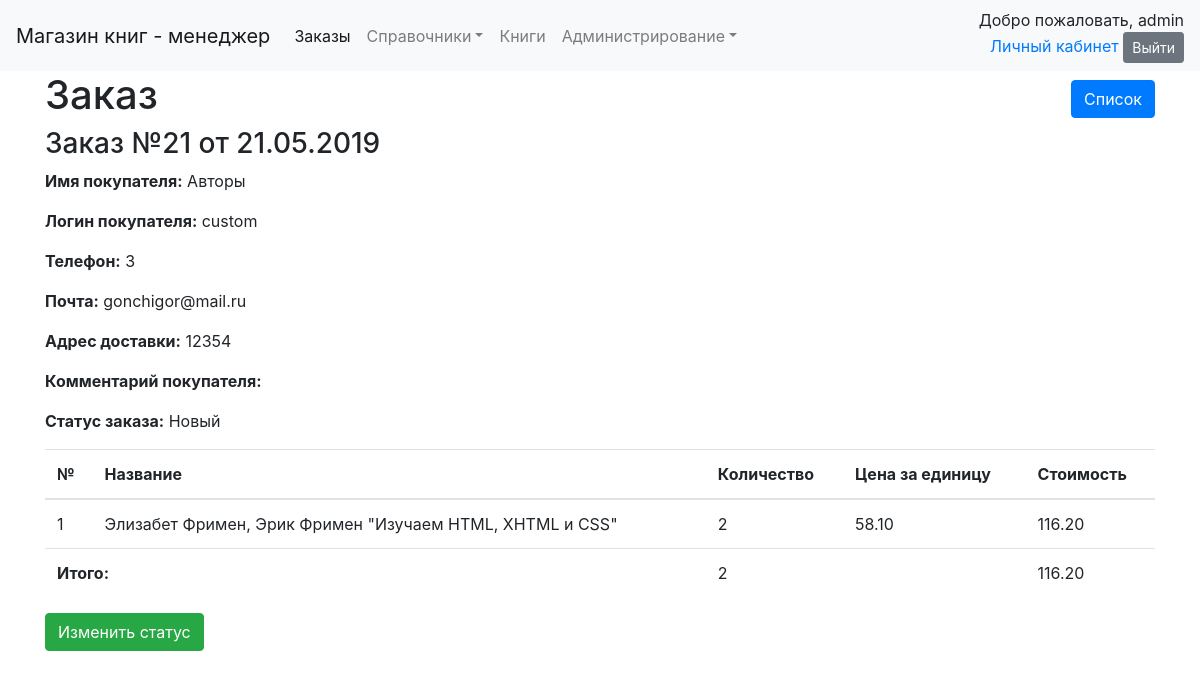
Page /order/21/ (signed in) on the earlier database version.
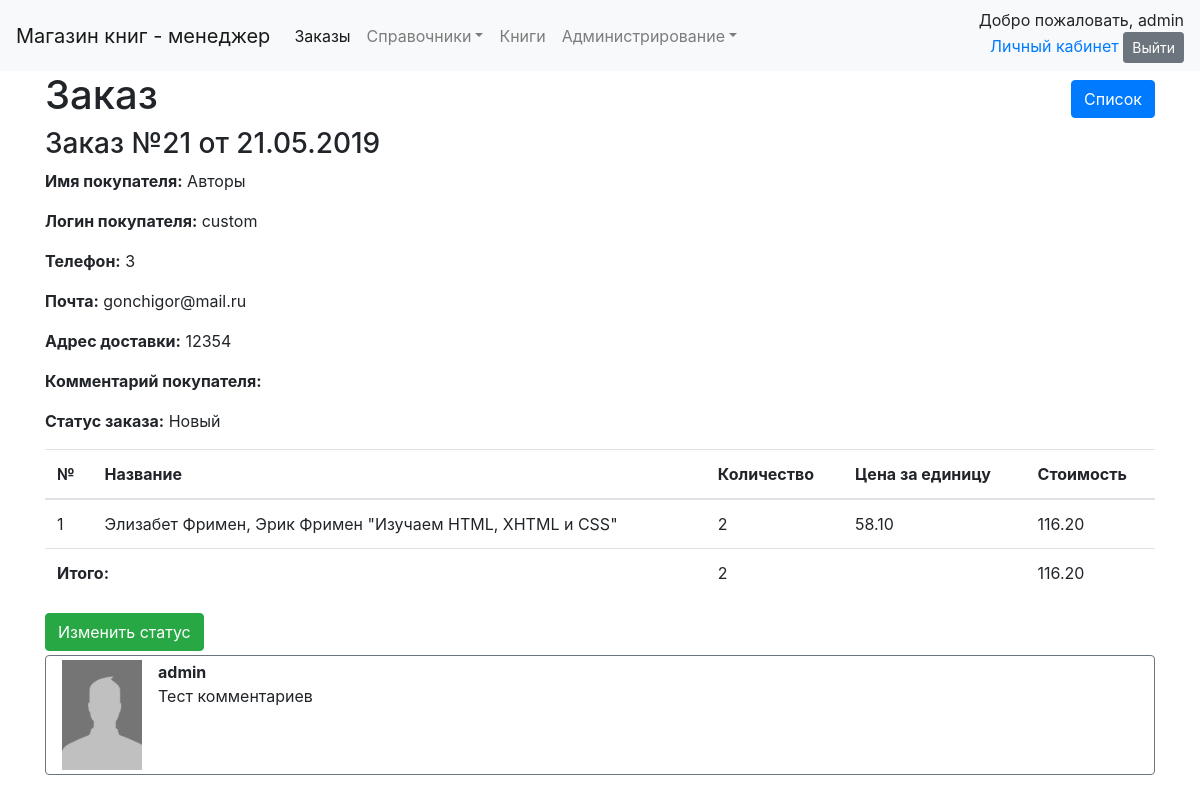
Same page on the later database version.
### orderapp/models.py (models this page shows, shortened)
class Order(models.Model):
    cart = models.ForeignKey(Cart, on_delete=models.PROTECT, verbose_name='корзина', related_name='order',
                             related_query_name='order')
    status = models.ForeignKey(OrderStatus, on_delete=models.PROTECT, verbose_name='статус', related_name='order',
                               related_query_name='order')
    name = models.CharField(verbose_name='имя', max_length=50, help_text='Как к вам обращаться?')
    phone = models.CharField(max_length=15, verbose_name='телефон', help_text='Телефон для связи: +375(29)000-00-00')
    email = models.EmailField(verbose_name='email', blank=True, null=True,
                              help_text='Электронная почта: example@domain.com')
    delivery_adress = models.TextField(verbose_name='Адрес доставки',
                                       help_text='Пример: г. Минск, ул. Звездная, д. 1, кв. 7')
    comments = models.TextField(verbose_name='комментарий', blank=True, null=True)
    date_create = models.DateTimeField("Дата создания", auto_now_add=True, )
    date_update = models.DateTimeField("Дата последнего изменения", auto_now=True)
    user_comments = GenericRelation(Comment, related_query_name='order')
    def __str__(self):
        return "Заказ №" + str(self.pk) + " от " + self.date_create.strftime("%d.%m.%Y")
    @classmethod
    def get_active_list_url(cls):
        return reverse_lazy('order_active_list')
    class Meta:
        verbose_name = 'заказ'
        verbose_name_plural = 'заказы'
        permissions = [('manager', 'is_manager'), ]

### cartapp/models.py (models this page shows)
class Cart(models.Model):
    user = models.ForeignKey(User, on_delete=models.CASCADE, related_name='cart', related_query_name='cart', blank=True,
                             null=True)
    date_create = models.DateTimeField("Дата создания", auto_now_add=True, )
    date_update = models.DateTimeField("Дата последнего изменения", auto_now=True)
    @property
    def total_quantity(self):
        quantity = self.books.aggregate(models.Sum('quantity'))['quantity__sum']
        if quantity is None:
            return 0
        return quantity
    @property
    def total_cost(self):
        return sum(book.cost for book in self.books.all())
    class Meta:
        verbose_name = 'корзина'
        verbose_name_plural = 'корзины'

class BookInCart(models.Model):
    cart = models.ForeignKey(Cart, models.CASCADE, related_name='books', related_query_name='book')
    book = models.ForeignKey(Book, models.CASCADE, related_name='cart', related_query_name='cart')
    quantity = models.PositiveIntegerField('Количество', default=1)
    date_create = models.DateTimeField("Дата внесения", auto_now_add=True, )
    date_update = models.DateTimeField("Дата последнего изменения", auto_now=True)
    @property
    def cost(self):
        return self.quantity * self.book.price
    class Meta:
        verbose_name = 'книга в корзине'
        verbose_name_plural = 'книги в корзине'
        constraints = [
            models.UniqueConstraint(fields=['cart', 'book'], name='unique_book_in_cart'),
        ]

### dimensionsapp/models.py (models this page shows, shortened)
class Dimension(models.Model):
    name = models.CharField("Наименование", max_length=50, unique=True)
    description = models.TextField("Описание", blank=True, )
    class Meta:
        abstract = True
        ordering = ['name']

class OrderStatus(Dimension):
    class Meta(Dimension.Meta):
        verbose_name = 'статус заказа'
        verbose_name_plural = 'статусы заказа'

class Author(Dimension):
    biography = models.TextField("Биография", blank=True, )
    namePublic = models.CharField("Имя (для покупателя)", max_length=100)
    class Meta(Dimension.Meta):
        verbose_name = 'автор'
        verbose_name_plural = 'авторы'

### goodsapp/models.py (models this page shows, shortened)
class Book(models.Model):
    name = models.CharField("Название книги", max_length=200)
    image_field = models.ImageField("Фото обложки", blank=True, null=True, upload_to='bookimage')
    price = models.DecimalField("Цена (BYN)", max_digits=8, decimal_places=2)
    authors = models.ManyToManyField(referen.Author, verbose_name="Авторы")
    serie = models.ForeignKey(referen.Serie, on_delete=models.PROTECT, verbose_name="Серия", null=True, blank=True)
    jenre = models.ManyToManyField(referen.Jenre, verbose_name="Жанры")
    year_publishing = models.PositiveIntegerField("Год издания")
    count_pages = models.PositiveIntegerField("Количество страниц")
    binding = models.ForeignKey(referen.Binding, on_delete=models.PROTECT, verbose_name="Переплет")
    format_book = models.ForeignKey(referen.FormatBook, on_delete=models.PROTECT, verbose_name="Формат")
    isbn = models.CharField("ISBN", max_length=13)
    weight = models.FloatField("Вес (гр)")
    age_restrictions = models.ForeignKey(referen.AgeRestriction, verbose_name="Возрастные ограничения",
                                         on_delete=models.PROTECT, )
    publisher = models.ForeignKey(referen.PublishingHouse, on_delete=models.PROTECT, verbose_name="Издательство")
    count_books = models.PositiveIntegerField("Количество книг в наличии")
    is_active = models.BooleanField("Активный (доступен для заказа)", default=True)
    rate = models.FloatField("Рейтинг")
    date_create = models.DateTimeField("Дата внесения в каталог", auto_now_add=True, )
    date_update = models.DateTimeField("Дата последнего изменения карточки", auto_now=True)
    user_comments = GenericRelation(Comment, related_query_name='book')
    def description(self):
        return ', '.join([s.namePublic for s in self.authors.all()]) + " \"" + self.name + "\""
    class Meta:
        verbose_name = "книга"
        verbose_name_plural = "книги"

### commentsapp/models.py (models this page shows)
class Comment(models.Model):
    user = models.ForeignKey(User, models.CASCADE, verbose_name='Пользователь')
    comment_text = models.TextField(verbose_name='Текст')
    date_create = models.DateTimeField(verbose_name='дата', auto_now_add=True)
    content_type = models.ForeignKey(ContentType, on_delete=models.CASCADE)
    object_id = models.PositiveIntegerField()
    content_object = GenericForeignKey('content_type', 'object_id')
    class Meta:
        verbose_name = 'комментарий'
        verbose_name_plural = 'комментарии'

### orderapp/views.py (the view)
# urls.py: path('<int:pk>/', ManagerOrderActiveDetailView.as_view(), name='order_active_detail'),
class ManagerOrderActiveDetailView(ManagerOrderDetailView):
    template_name = 'orderapp/order_active_detail.html'
    def get_queryset(self):
        return super().get_queryset().filter(Q(status=order_status_new) | Q(status=order_status_complect)).\
            order_by('pk')

### orderapp/views.py (called while the page is built)
    def get_context_data(self, **kwargs):
        context = super().get_context_data(**kwargs)
        context['comments'] = self.object.user_comments.all().order_by('-date_create')
        return context

### orderapp/templates/orderapp/order_active_detail.html (shortened to what this page needs)
{% extends 'dimension_detail.html' %}
{% load static %}
{% block navbar %}
    {% include 'navbar.html' with active="order" %}
{% endblock %}
{% block page_name %}
    Заказ
{% endblock %}
{% block list_ankor %}{{ object.get_active_list_url }}{% endblock %}
{% block dimension %}
    <h3>{{ object }}</h3>
    <p><strong>Имя покупателя:</strong> {{ object.name }}</p>
    <p><strong>Логин покупателя:</strong> {{ object.cart.user|default_if_none:"anonymous user" }}</p>
    <p><strong>Телефон:</strong> {{ object.phone }}</p>
    {% if object.email %}
        <p><strong>Почта:</strong> {{ object.email }}</p>
    {% endif %}
    <p><strong>Адрес доставки:</strong> {{ object.delivery_adress }}</p>
    <p><strong>Комментарий покупателя:</strong> {{ object.comments }}</p>
    <p><strong>Статус заказа:</strong> {{ object.status.name }}</p>
    <table class="table">
        <thead>
        <tr>
            <th>№</th>
            <th>Название</th>
            <th>Количество</th>
            <th>Цена за единицу</th>
            <th>Стоимость</th>
        </tr>
        </thead>
        <tbody>
        {% for obj in object.cart.books.all %}
            <tr>
                <td>{{ forloop.counter }}</td>
                <td>{{ obj.book.description }}</td>
                <td>{{ obj.quantity }}</td>
                <td>{{ obj.book.price }}</td>
                <td>{{ obj.cost }}</td>
            </tr>
        {% endfor %}
        </tbody>
        <tfoot>
        <tr>
            <td colspan="2"><strong>Итого:</strong></td>
            <td>{{ object.cart.total_quantity }}</td>
            <td></td>
            <td>{{ object.cart.total_cost }}</td>
        </tr>
        </tfoot>
    </table>
{% endblock %}
{% block update %}
    <a href="{% url 'order_change_status' object.pk%}" class="btn btn-success">Изменить статус</a>
{% endblock %}
{% block comments %}
    {% for comment in comments %}
        <div class="clearfix border border-secondary rounded py-1 mt-1">
            <div class="float-left px-3">
                {% if comment.user.extended.avatar %}
                    <img src="{{ comment.user.extended.avatar.url }}" style="width: 5rem">
                {% else %}
                    <img src="{% static 'images/no_avatar.png' %}" style="width: 5rem">
                {% endif %}
            </div>
            <div class="px-3">
                <strong>{{ comment.user.username }}</strong>
                <p>{{ comment.comment_text }}</p>
            </div>
        </div>
    {% endfor %}
{% endblock %}

### templates/dimension_detail.html (shortened to what this page needs)
{% extends 'base.html' %}
{% block body %}
    <div class="container">
        {% block page_title %}
            <div class="row align-items-center">
                <div class="col-auto">
                    <h1>{% block page_name %}{% endblock %}</h1>
                </div>
                <div class="col text-right">
                    {% block list %}
                        <a href="{% block list_ankor %}{{ object.get_list_url }}{% endblock %}"
                           class="btn btn-primary my-1">Список</a>
                    {% endblock %}
                </div>
            </div>
        {% endblock %}
        {% block dimension %}{% endblock %}
        {% block update %}{% endblock %}
        {% block comments %}{% endblock %}
    </div>
{% endblock body %}

### templates/base.html (shortened to what this page needs)
<!DOCTYPE html>
<html lang="en">
<head>
    <link rel="stylesheet" href="https://stackpath.bootstrapcdn.com/bootstrap/4.3.1/css/bootstrap.min.css"
>
    <link rel="stylesheet" href="https://use.fontawesome.com/releases/v5.8.1/css/all.css"
>
</head>
<body>
{% block navbar %}{% endblock %}
{% block body %}{% endblock %}
</body>
</html>

### templates/navbar.html (shortened to what this page needs)
<header class="navbar navbar-expand-lg navbar-light bg-light">
    {% if perms.orderapp.manager %}
        <a class="navbar-brand" href="#">Магазин книг - менеджер</a>
    {% else %}
        <a class="navbar-brand" href="{% url 'main-page' %}">Магазин книг</a>
    {% endif %}
    <div class="collapse navbar-collapse" id="navbarSupportedContent">
        <ul class="navbar-nav mr-auto">
            {% if perms.orderapp.manager %}
                <li class="nav-item {% if active == 'order' %}active{% endif %}">
                    <a class="nav-link" href="{% url 'order_active_list' %}">Заказы</a>
                </li>
            {% endif %}
            {% if perms.orderapp.manager %}
                <li class="nav-item dropdown {% if active == 'dimension' %}active{% endif %}">
                    <a class="nav-link dropdown-toggle" href="{% url 'dimensions_list' %}" id="navbarDropdown"
                       role="button"
                       data-toggle="dropdown" aria-haspopup="true" aria-expanded="false">Справочники</a>
                </li>
            {% endif %}
            {% if perms.orderapp.manager %}
                <li class="nav-item {% if active == 'book' %}active{% endif %}">
                    <a class="nav-link" href="{% url 'book_list' %}">Книги</a>
                </li>
            {% endif %}
            {% if perms.orderapp.manager %}
                <li class="nav-item dropdown {% if active == 'administration' %}active{% endif %}">
                    <a class="nav-link dropdown-toggle" href="{% url 'dimensions_list' %}" id="navbarDropdown"
                       role="button"
                       data-toggle="dropdown" aria-haspopup="true" aria-expanded="false">Администрирование</a>
                </li>
            {% endif %}
        </ul>
        <div class="ml-3 text-right">
            {% if user.is_authenticated %}
                <span class="">Добро пожаловать, {{ user.username }}</span>
                <form action="{% url 'auth:log_out' %}" method="post">
                    <a href="{% url 'auth:user' %}">Личный кабинет</a>
                    <button class="btn btn-secondary btn-sm">Выйти</button>
                </form>
            {% else %}
                <span>Вы не вошли на сайт</span>
                <p class="m-0"><a href="{% url 'auth:register' %}">Регистрация</a> <a
                        href="{% url 'auth:log_in' %}?next={{ view.request.path }}">Вход</a></p>
            {% endif %}
        </div>
    </div>
</header>

Differences in the rows shown:
added Comment: user.username "admin", comment_text "Тест комментариев"
